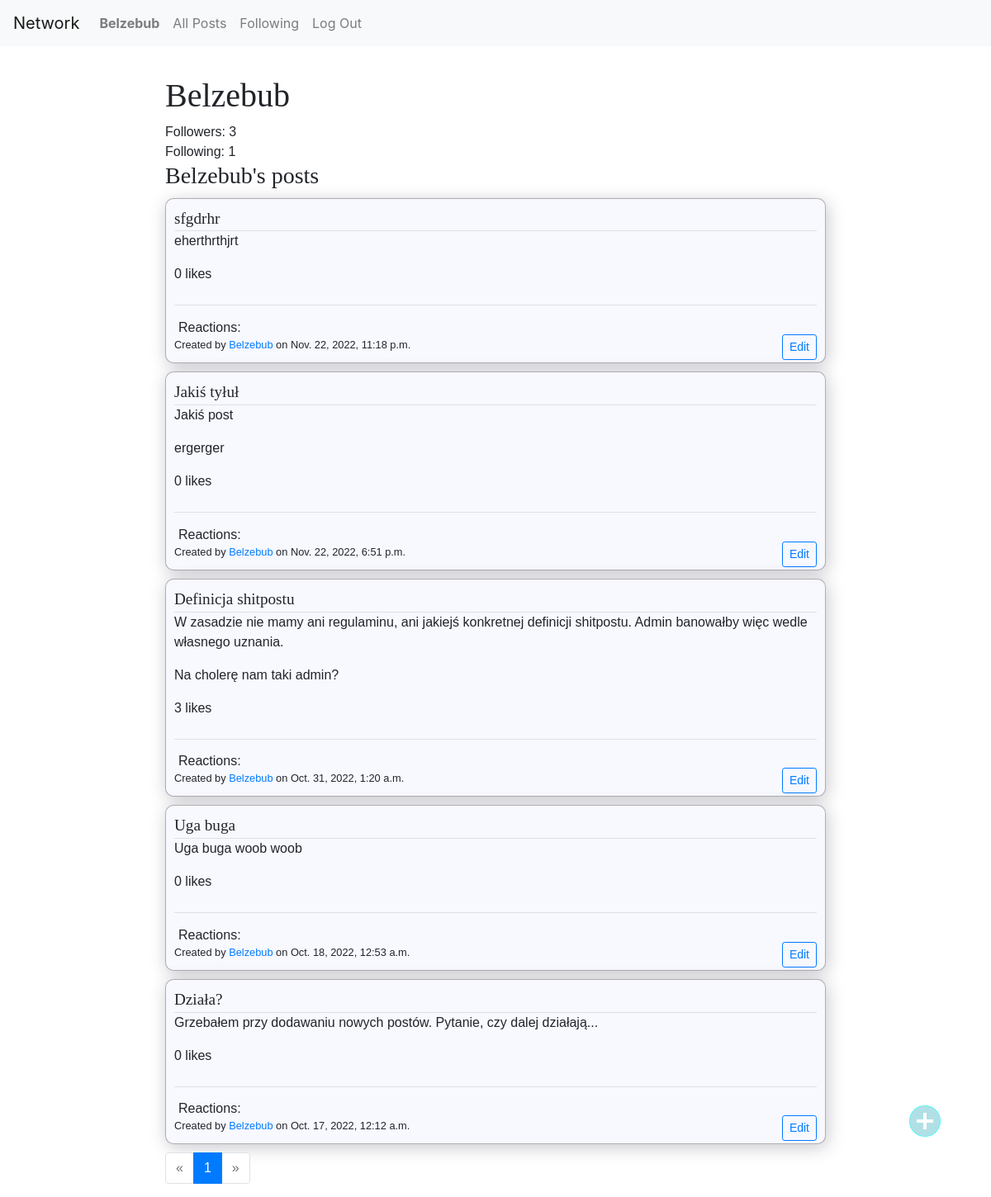
Page /profile/4 (signed in) on the committed database.
### network/models.py (models this page shows, shortened)
class User(AbstractUser):
    shadowbanned = models.BooleanField(default=False)
    def __str__(self):
        return f"{self.username}"

class Post(models.Model):
    author    = models.ForeignKey     (User, on_delete=models.CASCADE, related_name='posts')
    body      = models.CharField      (max_length=4096)
    likes     = models.ManyToManyField(User,          blank=True,      related_name='likes')
    timestamp = models.DateTimeField  (auto_now_add=True)
    title     = models.CharField      (max_length=64, blank=True)
    def total_likes(self):
        return self.likes.all().count()
    def get_reactions(self, user=None):
        reactions = {}
        for reaction_obj in self.reactions.all():
            category = reaction_obj.category.reaction
            if category in reactions.keys():
                reactions[category]['count'] += 1
            else:
                reactions[category]          = {}
                reactions[category]['emoji'] = reaction_obj.category.emoji
                reactions[category]['count'] = 1
        if user:
            user_reaction = self.reactions.filter(user=user)
            if len(user_reaction) == 1:
                key = str(user_reaction[0].category.reaction)
                reactions[key]['your_reaction'] = True
        return reactions

### network/views.py (the view)
# urls.py: path("profile/"    "<int:profile_id>", views.profile,       name="profile"),
def profile(request, profile_id):
    profile = User.objects.get(pk=profile_id)
    content = paginate( filter_shadowbans(request,
                            Post.objects.filter(author=profile_id).order_by('-timestamp')),
                        request.GET.get('page'),
                        user=logged_in_user(request))
    return render(request, "network/profile.html", {
        'paginator'    : content['paginator'],
        'page_obj'     : content['page_obj'],
        "new_post_form": NewPostForm,
        'profile'      : profile,
        'followers'    : Follower.objects.filter(followed=profile).count(),
        'following'    : Follower.objects.filter(following=profile).count(),
        'follow_method': "Unfollow" if is_following(request.user, profile) else "Follow"
    })

### network/util.py (called while the page is built)
def is_following(follower, followed):
    if len(Follower.objects.filter(following=follower, followed=followed)) > 0:
        return True
    return False

def paginate(content, page_number, paginate_by=10, user=None):
    paginator = Paginator(content, paginate_by)
    page_obj  = paginator.get_page(page_number)
    print(f"Logged in user is {user}")
    for page_item in page_obj:
        if hasattr(page_item, 'get_reactions'):
            page_item.reactions_data = page_item.get_reactions(user)
    return {
        "paginator": paginator,
        "page_obj" : page_obj
    }

def logged_in_user(request):
    return request.user if request.user.is_authenticated else None

def filter_shadowbans(request, posts):
    if request.user.is_superuser:
        return posts
    return posts.filter(Q(author__shadowbanned=False) | Q(author=request.user.id))

### network/templates/network/profile.html (shortened to what this page needs)
{% extends "network/layout.html" %}
{% load static %}
{% block body %}
    {% if user.is_authenticated and user.id == profile.id %}
        {% include './new_post.html' %}
    {% endif %}
    <div class="content-wrapper">
        <h1 id="profile-header">{{ profile.username|title }}</h1>
        <div id="followers-wrapper">
            Followers: <span id="followers-counter">{{ followers }}</span>
        </div>
        <div id="following-wrapper">
            Following: <span id="following-counter">{{ following }}</span>
        </div>
        <h3 id="profile-posts-header">{{ profile.username|title }}'s posts</h3>
        <div class="posts-view">
            {% for post in page_obj %}
                {% include "./post.html" %}
            {% empty %}
                {{ profile.username|title }} has not created any posts yet.
            {% endfor %}
            <div id="pagination-wrapper">
                {% include './pagination.html' %}
            </div>
        </div>
    </div>
{% endblock %}

### network/templates/network/layout.html (shortened to what this page needs)
{% load static %}
<!DOCTYPE html>
<html lang="en">
    <head>
        <link rel="stylesheet"    href="{% static 'network/styles.css' %}">
        <link rel="stylesheet"    href="https://stackpath.bootstrapcdn.com/bootstrap/4.4.1/css/bootstrap.min.css">
    </head>
    <body>
        <nav class="navbar navbar-expand-lg navbar-light bg-light">
            <a class="navbar-brand" href="{% url 'index' %}">Network</a>
            <div>
              <ul class="navbar-nav mr-auto">
                {% if user.is_authenticated %}
                    <li class="nav-item">
                        <a class="nav-link" href="{% url 'profile' user.id %}">
                            <strong>{{ user.username }}</strong>
                        </a>
                    </li>
                {% endif %}
                <li class="nav-item">
                  <a class="nav-link" href="{% url 'index' %}">All Posts</a>
                </li>
                {% if user.is_authenticated %}
                    <li class="nav-item">
                        <a class="nav-link" href="{% url 'following' %}">Following</a>
                    </li>
                    <li class="nav-item">
                        <a class="nav-link" href="{% url 'logout' %}">Log Out</a>
                    </li>
                {% endif %}
              </ul>
            </div>
          </nav>
        <div class="body">
            {% block body %}
            {% endblock %}
        </div>
    </body>
</html>

### network/templates/network/post.html (shortened to what this page needs)
<div {% if post.author.shadowbanned and request.user.is_superuser %}
        class="post post-shadowbanned"
    {% else %}
        class="post"
    {% endif %}
    id="post-{{ post.id }}" data-postid="{{ post.id }}">
    <div class="post-title">
        {% if post.title %}
            <span class="has-title">{{ post.title }}</span>
        {% else %}
            <span class="no-title">No title</span>
        {% endif %}
    </div>
    <div class="post-body">{{ post.body|linebreaks }}</div>
    <div class="post-likes">
        <span class="likes-counter">
            {{ post.total_likes }}
            like{% if post.total_likes != 1 %}s{% endif %}
        </span>
    </div>
    <div class="post-reactions-wrapper">
        <div class="post-reactions-container">
            <div class="post-reactions-interface">
                <div class="reactions-announcer"> Reactions:</div>
            </div>
        </div>
    </div>
    <div class="post-credentials">
        Created by
        <span class='author'>
            <a href="{% url 'profile' post.author.id %}">{{ post.author.username }}</a>
        </span>
        on {{ post.timestamp }}
    </div>
    {% if user == post.author %}
        <button type="button" class="post-edit btn btn-sm btn-outline-primary" value="Edit">
            Edit
        </button>
    {% endif %}
</div>

### network/static/network/styles.css (style rules this page uses)
* { -webkit-box-sizing: border-box; box-sizing: border-box; }
.body { display: -webkit-box; display: -ms-flexbox; display: flex; -webkit-box-orient: horizontal; -webkit-box-direction: normal; -ms-flex-direction: row; flex-direction: row; font-size: 16px; font-family: Helvetica, sans-serif; margin-top: 3%; }
h1, h2, h3, h4, h5, h6 { font-family: "Times new roman", serif; }
.content-wrapper { position: relative; margin: auto; margin-left: 0; -webkit-box-ordinal-group: 2; -ms-flex-order: 1; order: 1; }
.post { position: relative; display: block; border: 1px solid rgba(0, 0, 0, 0.3); border-radius: 10px; margin: 10px 0px; padding: 10px; overflow-wrap: break-word; background-color: ghostwhite; -webkit-box-shadow: 2px 4px 21.37px #04022137; box-shadow: 2px 4px 21.37px #04022137; }
@media screen and (min-width: 1101px) { .post { width: 800px; } }
.post-title { max-width: 100%; border-bottom: 1px solid rgba(0, 0, 0, 0.1); font-family: "Times new roman", serif; font-size: 1.2em; }
.post-credentials { display: inline-block; }
.post-edit { float: right; }
.has-title { font-weight: 420.69; }
.post-likes { display: -webkit-box; display: -ms-flexbox; display: flex; }
.post-reactions-wrapper { max-width: 100%; margin-top: 25px; padding-top: 10px; border-top: 1px solid rgba(0, 0, 0, 0.1); }
.post-reactions-container { vertical-align: middle; display: -webkit-inline-box; display: -ms-inline-flexbox; display: inline-flex; }
.post-reactions-interface { display: -webkit-inline-box; display: -ms-inline-flexbox; display: inline-flex; -webkit-transform: translateY(18%); transform: translateY(18%); }
.reactions-announcer { margin-left: 5px; height: -webkit-fit-content; height: -moz-fit-content; height: fit-content; }
.post-credentials { font-size: 0.8em; }

### rows in the picture
User: username "Belzebub"
Post: title "sfgdrhr", body "eherthrthjrt", total_likes "0", author.username "Belzebub", timestamp "Nov. 22, 2022, 11:18 p.m.", shows "Edit"
Post: title "Jakiś tyłuł", body "Jakiś post ergerger", total_likes "0", author.username "Belzebub", timestamp "Nov. 22, 2022, 6:51 p.m.", shows "Edit"
Post: title "Definicja shitpostu", body "W zasadzie nie mamy ani regulaminu, ani jakiejś konkretnej definicji shitpostu. Admin banowałby więc wedle własnego uznania. Na cholerę nam taki admin?", total_likes "3", author.username "Belzebub", timestamp "Oct. 31, 2022, 1:20 a.m.", shows "Edit"
Post: title "Uga buga", body "Uga buga woob woob", total_likes "0", author.username "Belzebub", timestamp "Oct. 18, 2022, 12:53 a.m.", shows "Edit"
Post: title "Działa?", body "Grzebałem przy dodawaniu nowych postów. Pytanie, czy dalej działają...", total_likes "0", author.username "Belzebub", timestamp "Oct. 17, 2022, 12:12 a.m.", shows "Edit"

### other values in the picture
{{ followers }} "3"
{{ following }} "1"
{{ page_obj.number }} "1"
